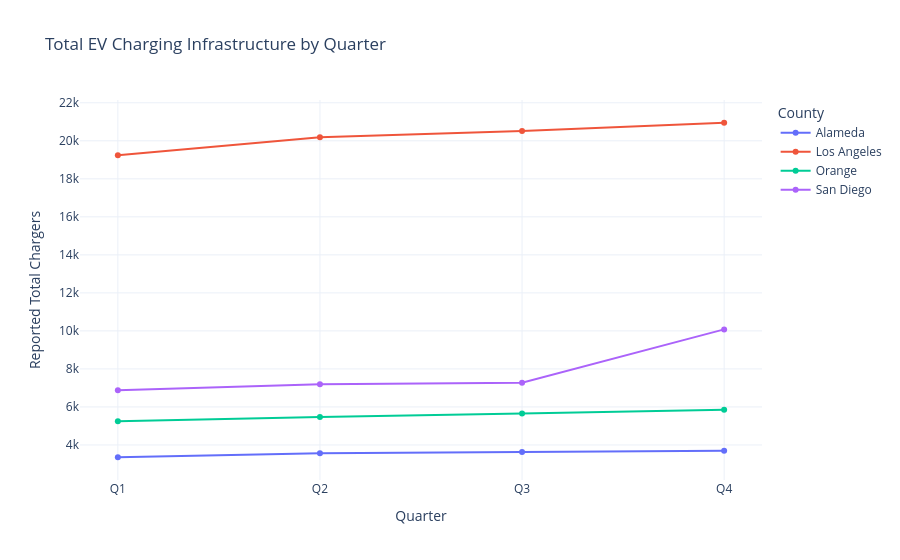
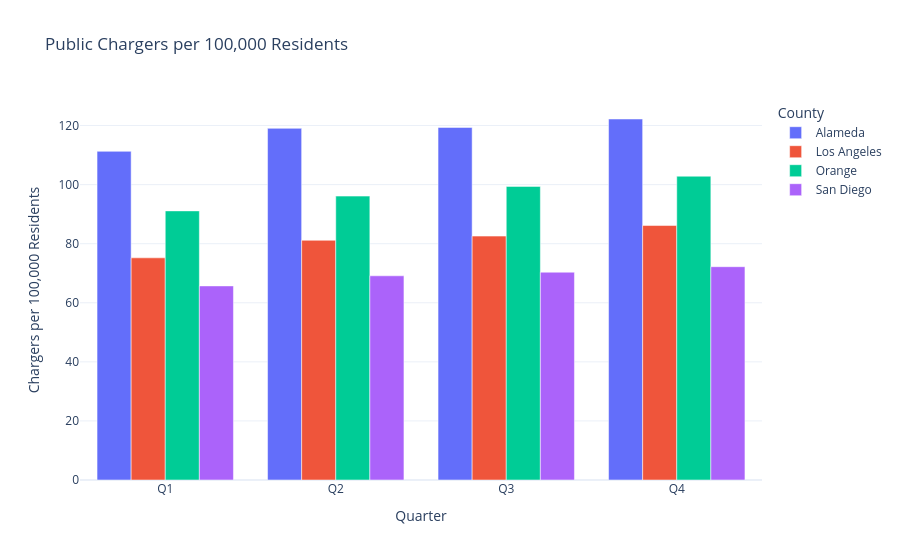

The notebook cell saved with these charts, in order:
### Code cell
# Focused Visual on the Top Counties

# Top Counties
df = df[df["county"].isin(["Los Angeles", "Orange", "Alameda", "San Diego", "Santa Clara"])]

#  Public chargers per 100,000 residents
fig_population = px.bar(
    df,
    x="quarter",
    y="public_per_100k",
    color="county",
    barmode="group",
    category_orders={"quarter": ["Q1", "Q2", "Q3", "Q4"]},
    title="Public Chargers per 100,000 Residents",
    labels={
        "quarter": "Quarter",
        "public_per_100k": "Chargers per 100,000 Residents",
        "county": "County",
    },
    hover_data=["public_total", "population"],
)

fig_population.update_layout(template=template)


#  Quarterly infrastructure trends
fig_trend = px.line(
    df,
    x="quarter",
    y="total",
    color="county",
    markers=True,
    category_orders={"quarter": ["Q1", "Q2", "Q3", "Q4"]},
    title="Total EV Charging Infrastructure by Quarter",
    labels={
        "quarter": "Quarter",
        "total": "Reported Total Chargers",
        "county": "County",
    },
    hover_data=["population", "public_total"],
)

fig_trend.update_layout(template=template)

fig_trend.show()
fig_population.show()

### Figure 1 — Plotly figure (JSON) as saved in the notebook; plotly's stock layout.template omitted (floating-point values rounded to 4 significant figures)
{"data": [{"customdata": [[1643837, 1829], [1643837, 1957], [1643837, 1962], [1643837, 2009]], "hovertemplate": "County=Alameda<br>Quarter=%{x}<br>Reported Total Chargers=%{y}<br>population=%{customdata[0]}<br>public_total=%{customdata[1]}<extra></extra>", "legendgroup": "Alameda", "line": {"color": "#636efa", "dash": "solid"}, "marker": {"symbol": "circle"}, "mode": "markers+lines", "name": "Alameda", "orientation": "v", "showlegend": true, "type": "scatter", "x": ["Q1", "Q2", "Q3", "Q4"], "xaxis": "x", "y": [3353, 3560, 3625, 3697], "yaxis": "y"}, {"customdata": [[9811842, 7380], [9811842, 7962], [9811842, 8101], [9811842, 8453]], "hovertemplate": "County=Los Angeles<br>Quarter=%{x}<br>Reported Total Chargers=%{y}<br>population=%{customdata[0]}<br>public_total=%{customdata[1]}<extra></extra>", "legendgroup": "Los Angeles", "line": {"color": "#EF553B", "dash": "solid"}, "marker": {"symbol": "circle"}, "mode": "markers+lines", "name": "Los Angeles", "orientation": "v", "showlegend": true, "type": "scatter", "x": ["Q1", "Q2", "Q3", "Q4"], "xaxis": "x", "y": [19236, 20193, 20520, 20950], "yaxis": "y"}, {"customdata": [[3161005, 2880], [3161005, 3038], [3161005, 3142], [3161005, 3251]], "hovertemplate": "County=Orange<br>Quarter=%{x}<br>Reported Total Chargers=%{y}<br>population=%{customdata[0]}<br>public_total=%{customdata[1]}<extra></extra>", "legendgroup": "Orange", "line": {"color": "#00cc96", "dash": "solid"}, "marker": {"symbol": "circle"}, "mode": "markers+lines", "name": "Orange", "orientation": "v", "showlegend": true, "type": "scatter", "x": ["Q1", "Q2", "Q3", "Q4"], "xaxis": "x", "y": [5242, 5477, 5657, 5852], "yaxis": "y"}, {"customdata": [[3274954, 2152], [3274954, 2264], [3274954, 2304], [3274954, 2365]], "hovertemplate": "County=San Diego<br>Quarter=%{x}<br>Reported Total Chargers=%{y}<br>population=%{customdata[0]}<br>public_total=%{customdata[1]}<extra></extra>", "legendgroup": "San Diego", "line": {"color": "#ab63fa", "dash": "solid"}, "marker": {"symbol": "circle"}, "mode": "markers+lines", "name": "San Diego", "orientation": "v", "showlegend": true, "type": "scatter", "x": ["Q1", "Q2", "Q3", "Q4"], "xaxis": "x", "y": [6874, 7199, 7278, 10080], "yaxis": "y"}], "layout": {"autosize": true, "legend": {"title": {"text": "County"}, "tracegroupgap": 0}, "title": {"text": "Total EV Charging Infrastructure by Quarter"}, "xaxis": {"anchor": "y", "autorange": true, "categoryarray": ["Q1", "Q2", "Q3", "Q4"], "categoryorder": "array", "domain": [0, 1], "range": [-0.1731, 3.173], "title": {"text": "Quarter"}, "type": "category"}, "yaxis": {"anchor": "x", "autorange": true, "domain": [0, 1], "range": [1901.0, 22400.0], "title": {"text": "Reported Total Chargers"}, "type": "linear"}}}

### Figure 2 — Plotly figure (JSON) as saved in the notebook; plotly's stock layout.template omitted (floating-point values rounded to 4 significant figures)
{"data": [{"alignmentgroup": "True", "customdata": [[1829, 1643837], [1957, 1643837], [1962, 1643837], [2009, 1643837]], "hovertemplate": "County=Alameda<br>Quarter=%{x}<br>Chargers per 100,000 Residents=%{y}<br>public_total=%{customdata[0]}<br>population=%{customdata[1]}<extra></extra>", "legendgroup": "Alameda", "marker": {"color": "#636efa", "pattern": {"shape": ""}}, "name": "Alameda", "offsetgroup": "Alameda", "orientation": "v", "showlegend": true, "textposition": "auto", "type": "bar", "x": ["Q1", "Q2", "Q3", "Q4"], "xaxis": "x", "y": [111.3, 119.1, 119.4, 122.2], "yaxis": "y"}, {"alignmentgroup": "True", "customdata": [[7380, 9811842], [7962, 9811842], [8101, 9811842], [8453, 9811842]], "hovertemplate": "County=Los Angeles<br>Quarter=%{x}<br>Chargers per 100,000 Residents=%{y}<br>public_total=%{customdata[0]}<br>population=%{customdata[1]}<extra></extra>", "legendgroup": "Los Angeles", "marker": {"color": "#EF553B", "pattern": {"shape": ""}}, "name": "Los Angeles", "offsetgroup": "Los Angeles", "orientation": "v", "showlegend": true, "textposition": "auto", "type": "bar", "x": ["Q1", "Q2", "Q3", "Q4"], "xaxis": "x", "y": [75.22, 81.15, 82.56, 86.15], "yaxis": "y"}, {"alignmentgroup": "True", "customdata": [[2880, 3161005], [3038, 3161005], [3142, 3161005], [3251, 3161005]], "hovertemplate": "County=Orange<br>Quarter=%{x}<br>Chargers per 100,000 Residents=%{y}<br>public_total=%{customdata[0]}<br>population=%{customdata[1]}<extra></extra>", "legendgroup": "Orange", "marker": {"color": "#00cc96", "pattern": {"shape": ""}}, "name": "Orange", "offsetgroup": "Orange", "orientation": "v", "showlegend": true, "textposition": "auto", "type": "bar", "x": ["Q1", "Q2", "Q3", "Q4"], "xaxis": "x", "y": [91.11, 96.11, 99.4, 102.8], "yaxis": "y"}, {"alignmentgroup": "True", "customdata": [[2152, 3274954], [2264, 3274954], [2304, 3274954], [2365, 3274954]], "hovertemplate": "County=San Diego<br>Quarter=%{x}<br>Chargers per 100,000 Residents=%{y}<br>public_total=%{customdata[0]}<br>population=%{customdata[1]}<extra></extra>", "legendgroup": "San Diego", "marker": {"color": "#ab63fa", "pattern": {"shape": ""}}, "name": "San Diego", "offsetgroup": "San Diego", "orientation": "v", "showlegend": true, "textposition": "auto", "type": "bar", "x": ["Q1", "Q2", "Q3", "Q4"], "xaxis": "x", "y": [65.71, 69.13, 70.35, 72.21], "yaxis": "y"}], "layout": {"autosize": true, "barmode": "group", "legend": {"title": {"text": "County"}, "tracegroupgap": 0}, "title": {"text": "Public Chargers per 100,000 Residents"}, "xaxis": {"anchor": "y", "autorange": true, "categoryarray": ["Q1", "Q2", "Q3", "Q4"], "categoryorder": "array", "domain": [0, 1], "range": [-0.5, 3.5], "title": {"text": "Quarter"}, "type": "category"}, "yaxis": {"anchor": "x", "autorange": true, "domain": [0, 1], "range": [0, 128.6], "title": {"text": "Chargers per 100,000 Residents"}, "type": "linear"}}}
